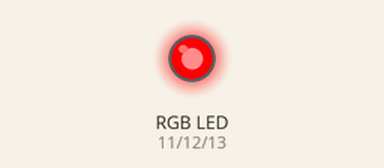
The program below on a simulated Raspberry Pi (header pin numbers). Parts: an RGB LED mixed from three pins (HIGH = lit).

Above: at 0.2 s.
At 1.2 s:
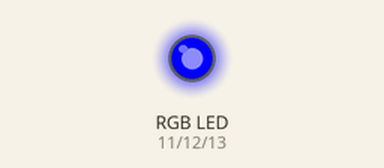
At 2.7 s:
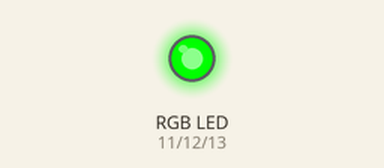
At 3.7 s:
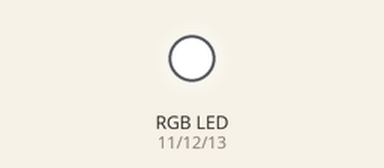
Timing chart, 0 to 4.6 s (numbered marks = the images above):
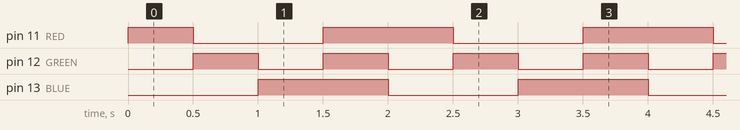

The program:

gpio_main1.py
```python
#RGB LED ON/OFF
import RPi.GPIO as GPIO #Raspberry Pi i
import time

#브레드보드 위치
RED = 11
GREEN  = 12
BLUE = 13

GPIO.setmode(GPIO.BOARD) #보드 번호 기준(1~40) #다른 기준 : GPIO.BCM
GPIO.setup(RED,GPIO.OUT) #11핀에 출력세팅
GPIO.setup(GREEN, GPIO.OUT) #12핀에 출력세팅
GPIO.setup(BLUE,GPIO.OUT) #13핀에 출력세팅

'''
# 하나만 보고싶을때
#GPIO.output(RED, GPIO.HIGH) #불이 켜지면 프로그램 종료
GPIO.output(RED, GPIO.LOW) #불이 꺼지면 프로그램 종료
'''


try : #파이썬 코드가 실행종료되더라도 계속 불이 켜져있는 예외 처리
    while True:
        GPIO.output(RED, GPIO.HIGH)
        GPIO.output(GREEN, GPIO.LOW)
        GPIO.output(BLUE, GPIO.LOW) #red를 켜는 동안에는 green과 blue를 off
        time.sleep(0.5)

        GPIO.output(RED, GPIO.LOW)
        GPIO.output(GREEN, GPIO.HIGH)
        GPIO.output(BLUE, GPIO.LOW) #green를 켜는 동안에는 red와 blue를 off
        time.sleep(0.5)

        GPIO.output(RED, GPIO.LOW)
        GPIO.output(GREEN, GPIO.LOW)
        GPIO.output(BLUE, GPIO.HIGH) #blue를 켜는 동안에는 green과 red를 off
        time.sleep(0.5)

        GPIO.output(RED, GPIO.HIGH)
        GPIO.output(GREEN, GPIO.HIGH)
        GPIO.output(BLUE, GPIO.HIGH) #전부 on
        time.sleep(0.5)

except KeyboardInterrupt: #keyboardinterrupt가 일어나면 모두 low 처리
    GPIO.output(RED,GPIO.LOW)
    GPIO.output(GREEN,GPIO.LOW)
    GPIO.output(BLUE,GPIO.LOW)
    GPIO.cleanup()
```

Measured:
- by itself, pin 11 (RED): repeats every 2.0 s: LOW 1.0 s, HIGH 1.0 s
- by itself, pin 12 (GREEN): alternates HIGH for 0.50 s and LOW for 0.50 s
- by itself, pin 13 (BLUE): alternates HIGH for 1.0 s and LOW for 1.0 s
